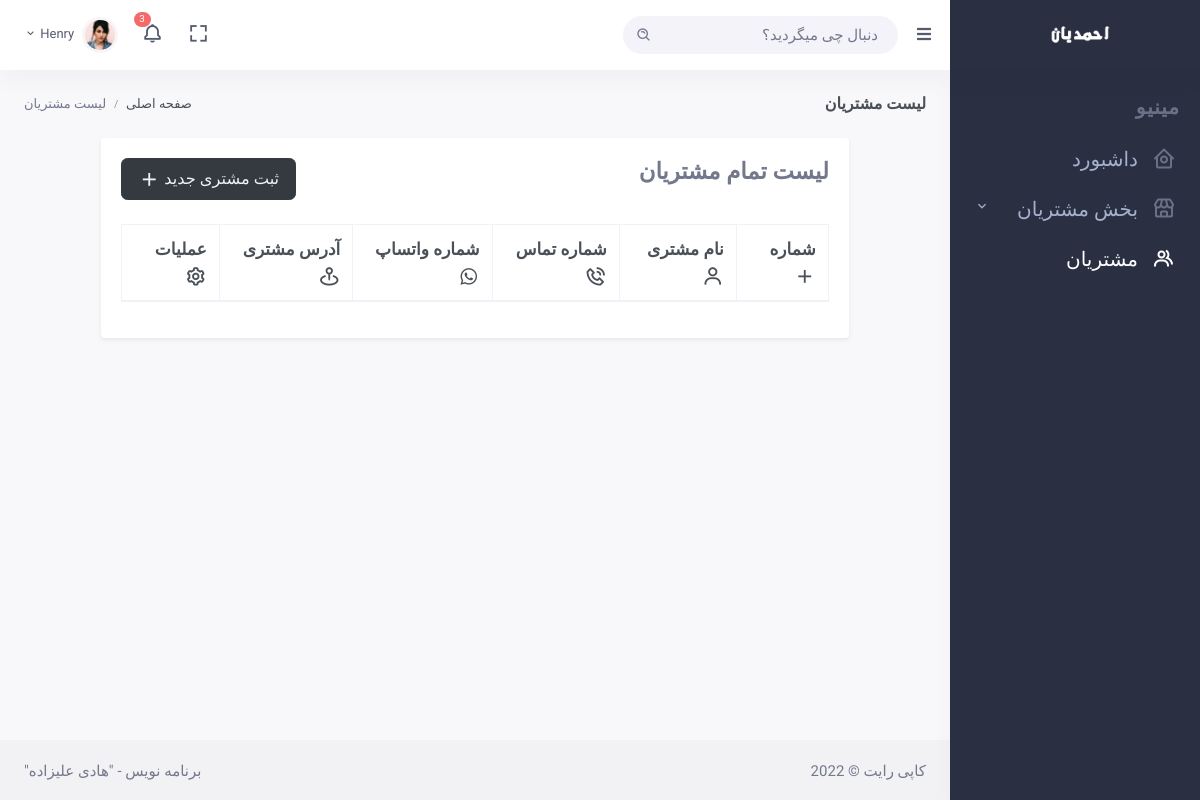
The app's page /customers/list/, older data.
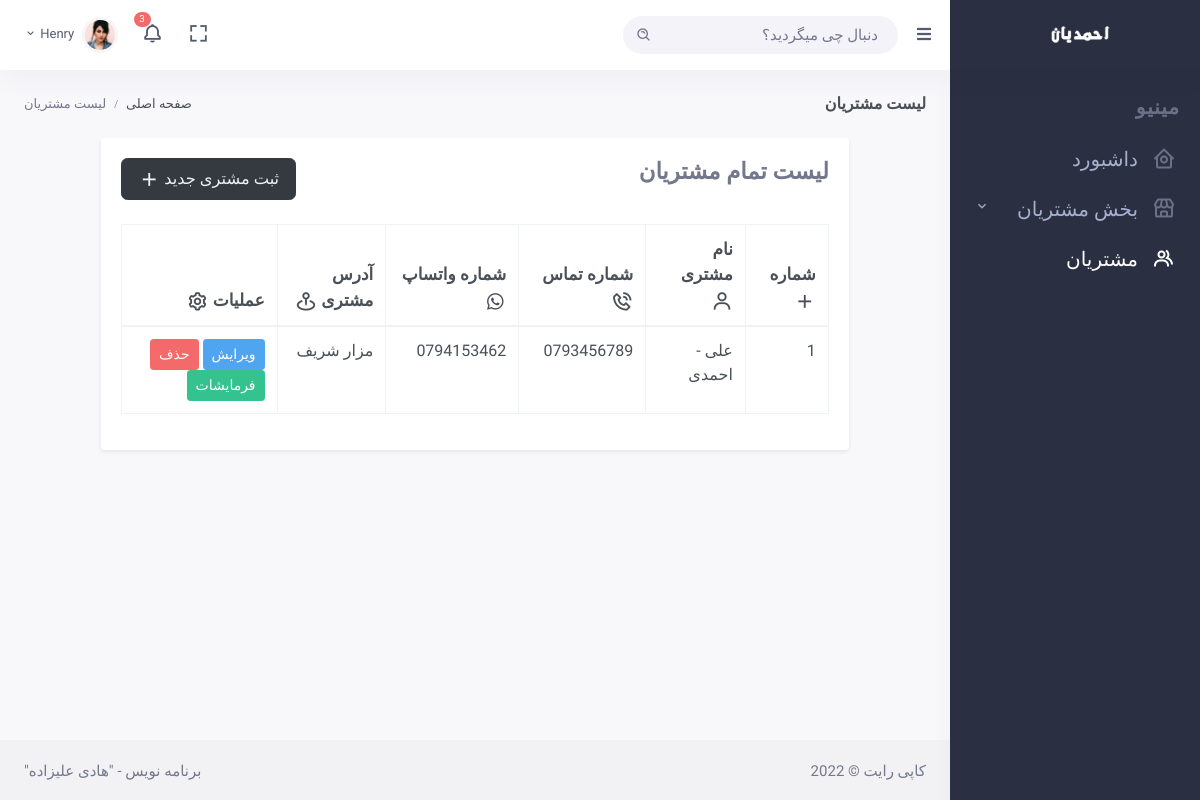
The same page, newer data.
### customers/models.py (models this page shows, shortened)
class Customer(models.Model):
    name = models.CharField(max_length=200, verbose_name="اسم مشتری")
    last_name = models.CharField(max_length=200, verbose_name="تخلص مشتری")
    phone_number  = models.CharField(max_length=15, verbose_name="شماره تماس مشتری")
    social_number = models.CharField(max_length=15, verbose_name="شماره واتساپ", null=True, blank=True)
    address = models.CharField(max_length=200, verbose_name="آدرس مشتری")
    created = models.DateTimeField(auto_now_add=True)
    class Meta:
        ordering = ('-created', )

### customers/views.py (the view)
# urls.py: path("customers/list/", views.customer_list_view, name="customer-list"),
def customer_list_view(request):
    customers = Customer.objects.all()
    context = {
        "customers" : customers
    }
    return render(request, "customers/list.html", context)

### customers/templates/customers/list.html (shortened to what this page needs)
{% extends 'main.html' %}
{% block page_title %}
لیست مشتریان
{% endblock page_title %}
{% block breadcrumb %}
<div class="page-title-right">
    <ol class="breadcrumb m-0">
        <li class="breadcrumb-item"><a href="/">صفحه اصلی</a></li>
        <li class="breadcrumb-item active">لیست مشتریان</li>
    </ol>
</div>
{% endblock breadcrumb %}
{% block content %}
<div class="row">
    <div class="col-xl-10 m-auto">
        <div class="card shadow-sm">
            <div class="card-body">
                <div class="row">
                    <div class="col-lg-6">
                        <h3 class="mb-4 text-muted" style="font-weight: bold;">لیست تمام مشتریان</h3>
                    </div>
                    <div class="col-lg-6">
                        <a href="{% url 'customer-create' %}" class="float-right btn btn-dark btn-lg mb-4 ">
                            ثبت مشتری جدید
                            <i class="bx bx-plus font-size-22 align-middle"></i>
                        </a>
                    </div>
                </div>
                <table id="datatable" class="table table-bordered dt-responsive nowrap"
                    style="border-collapse: collapse; border-spacing: 0; width: 100%;">
                    <thead>
                        <tr>
                            <th class="font-size-17">شماره
                                <i class="bx bx-plus align-middle font-size-22"></i>
                            </th>
                            <th class="font-size-17">نام مشتری
                                <i class='bx bx-user align-middle font-size-22 ' ></i>
                            </th>
                            <th class="font-size-17">شماره تماس
                                <i class='bx bx-phone-call align-middle font-size-22 ' ></i>
                            </th>
                            <th class="font-size-17">شماره واتساپ
                                <i class='bx bxl-whatsapp font-size-22 align-middle '></i>
                            </th>
                            <th class="font-size-17">آدرس مشتری
                                <i class='bx bx-map-pin font-size-22 align-middle' ></i>
                            </th>
                            <th class="font-size-17">عملیات
                                <i class='bx bx-cog font-size-22 align-middle ' ></i>
                            </th>
                        </tr>
                    </thead>
                    <tbody>
                        {% for customer in customers %}
                            <tr>
                                <td class="font-size-16">{{forloop.counter}}</td>
                                <td class="font-size-16">{{customer.name}} - {{customer.last_name}}</td>
                                <td class="font-size-16">{{customer.phone_number}}</td>
                                <td class="font-size-16">
                                    {% if customer.social_number %}
                                        {{customer.social_number}}
                                    {% else %}
                                        ندارد
                                    {% endif %}
                                </td>
                                <td class="font-size-16">{{customer.address}}</td>
                                <td class="font-size-16">
                                    <a href="{% url 'customer-update' customer.pk %}" class="btn btn-info btn-sm font-size-14">ویرایش</a>
                                    <a href="{% url 'customer-delete' customer.pk %}" class="btn btn-danger btn-sm font-size-14">حذف</a>
                                    <a href="{% url 'customer-order-create' customer.pk %}" class="btn btn-success btn-sm font-size-14">فرمایشات</a>
                                </td>
                            </tr>
                        {% endfor %}
                    </tbody>
                </table>
            </div>
        </div>
    </div>
</div>
{% endblock content %}

Row changes from the older to the newer data that the page shows:
added Customer: name "علی", last_name "احمدی", phone_number "0793456789", social_number "0794153462", address "مزار شریف"
